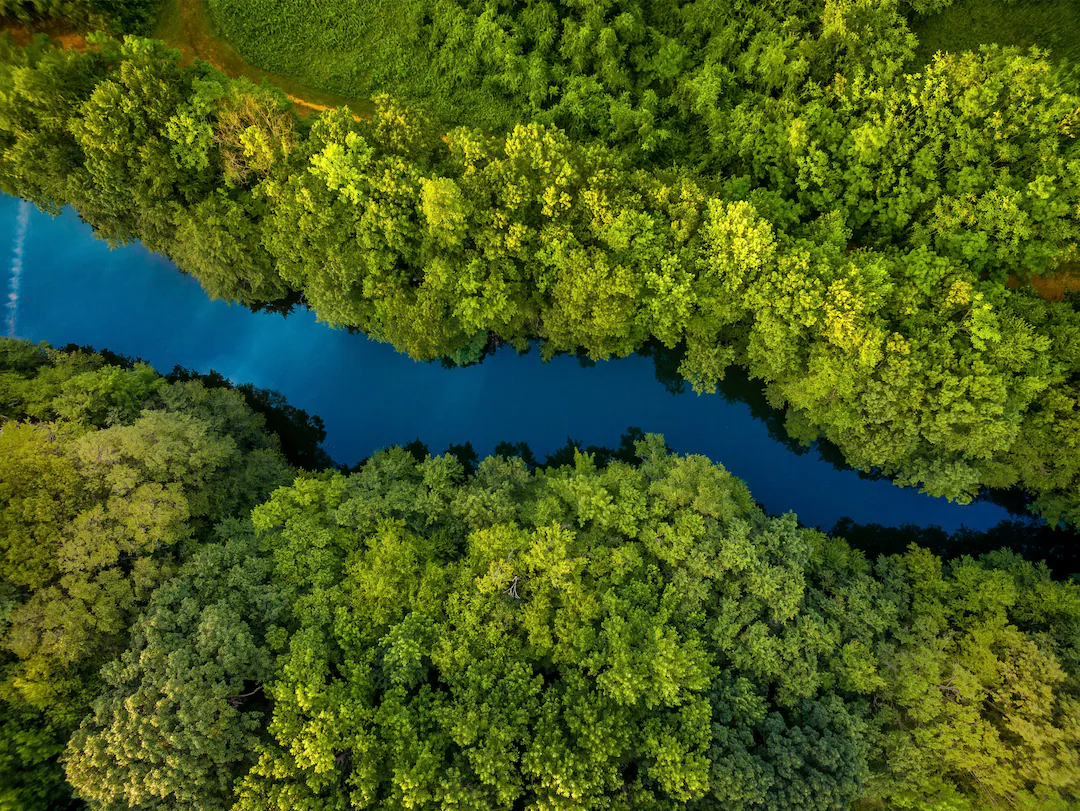
#> input picture mocking examples/mocking_example2.jpg, 1080 x 811 px
$ python -i water_filter.py   (imports and definitions only)
#> lines starting #> are read from the running program, lines starting #| are printed output that depends on the picture; after the words box and inside, x2 and y2 are one past the last pixel; in counts of white or black regions, pixels touching at a corner belong together

import cv2
import numpy as np

def water_detection_mask(img_path: str, min_area_threshold: int = 500) -> np.ndarray:
#> called with img_path = 'mocking examples/mocking_example2.jpg', min_area_threshold = 500
    img = cv2.imread(img_path)
#> img is the input picture: shape (811, 1080, 3); mean B, G, R 28.6, 92.5, 71.2
    hsv = cv2.cvtColor(img, cv2.COLOR_BGR2HSV)
#> hsv: shape (811, 1080, 3); mean H, S, V 45.3, 211.6, 97

    # Color Range
    lower_water = np.array([90, 50, 50])
    upper_water = np.array([140, 255, 255])

    mask_water = cv2.inRange(hsv, lower_water, upper_water)
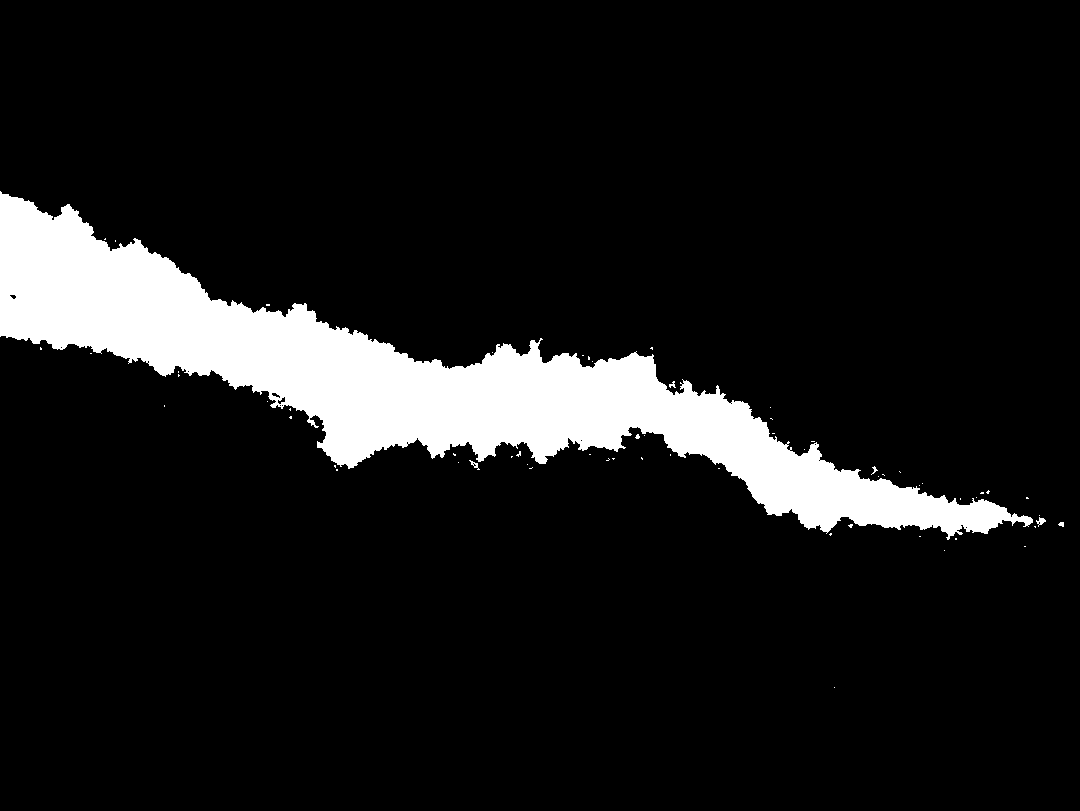
#> mask_water: shape (811, 1080); 9.9% white; 62 white regions (56 under 20 px), largest, box (x1, y1, x2, y2) and area: (0, 191, 1033, 540) 86645, (1036, 517, 1046, 527) 46, (469, 460, 480, 470) 36, (669, 381, 676, 388) 25, (871, 466, 878, 475) 22, (1058, 522, 1064, 527) 22

    # Morphological operations (close small gaps in layer)
    water_kernel_threshold = 12
    water_kernel = np.ones((water_kernel_threshold, water_kernel_threshold), np.uint8)
    closed_water_mask = cv2.morphologyEx(mask_water, cv2.MORPH_CLOSE, water_kernel)
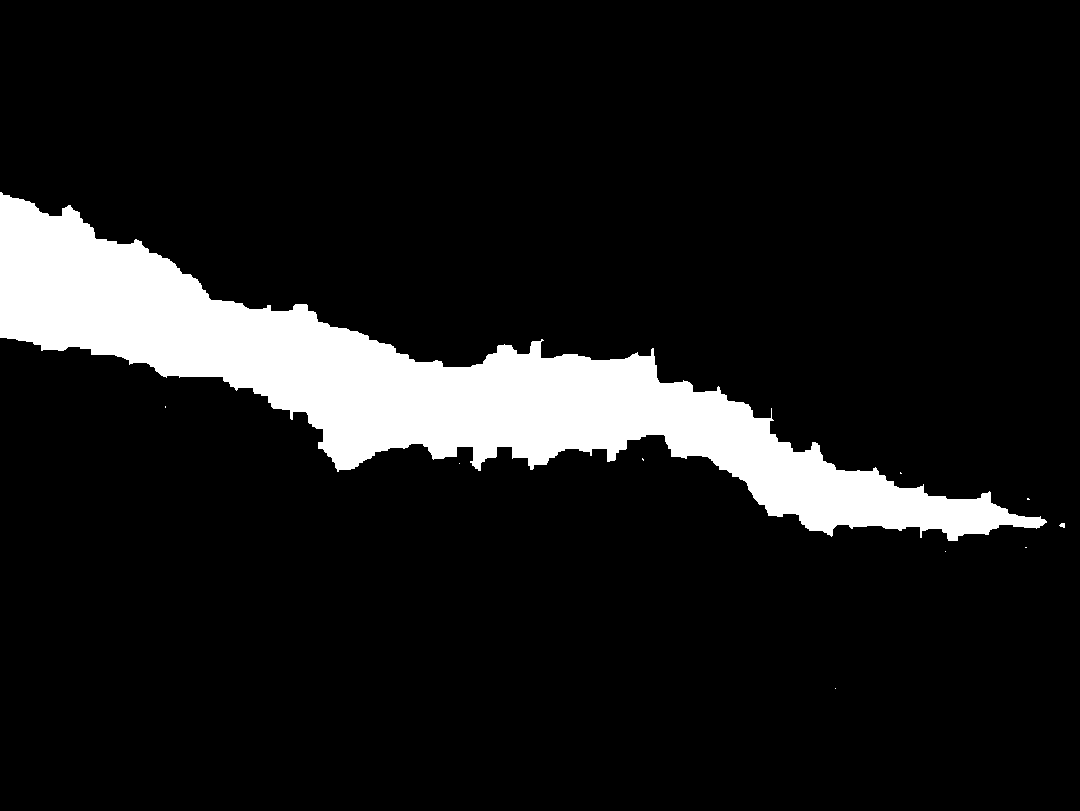
#> closed_water_mask: shape (811, 1080); 10.4% white; 10 white regions (8 under 20 px)

    # Find contours in water segments
    contours, _ = cv2.findContours(closed_water_mask, cv2.RETR_EXTERNAL, cv2.CHAIN_APPROX_SIMPLE)
#> contours = 10 contours, 9 with area under 20; largest, box (x1, y1, x2, y2) and area: (0, 192, 1047, 541) 89908

    # Filter out artifacts (small water areas based on given threshold)
    filtered_water_mask = np.zeros_like(closed_water_mask)
    for cnt in contours:
        if cv2.contourArea(cnt) >= min_area_threshold:
            cv2.drawContours(filtered_water_mask, [cnt], -1, 255, thickness=cv2.FILLED)
#> this loop made 10 passes
#> cnt on passes 1, 2, 3, 5, 6, 7, 8, 9: [[835, 688]], [[945, 551]], [[1025, 547], [1026, 547]], [[1027, 498], [1027, 499], [1029, 499], [1028, 498]], [[900, 472], [900, 473], [901, 473]], [[459, 463]], [[642, 458], [642, 459], [643, 460], [643, 459]], [[165, 406], [165, 407]]
#> filtered_water_mask: shape (811, 1080); 10.4% white; 1 white region, box (x1, y1, x2, y2) and area: (0, 192, 1047, 541) 91370

    return (filtered_water_mask > 0).astype(np.uint8)

>>> result = water_detection_mask('mocking examples/mocking_example2.jpg')

$ run again, on mocking examples/mocking_example1.png
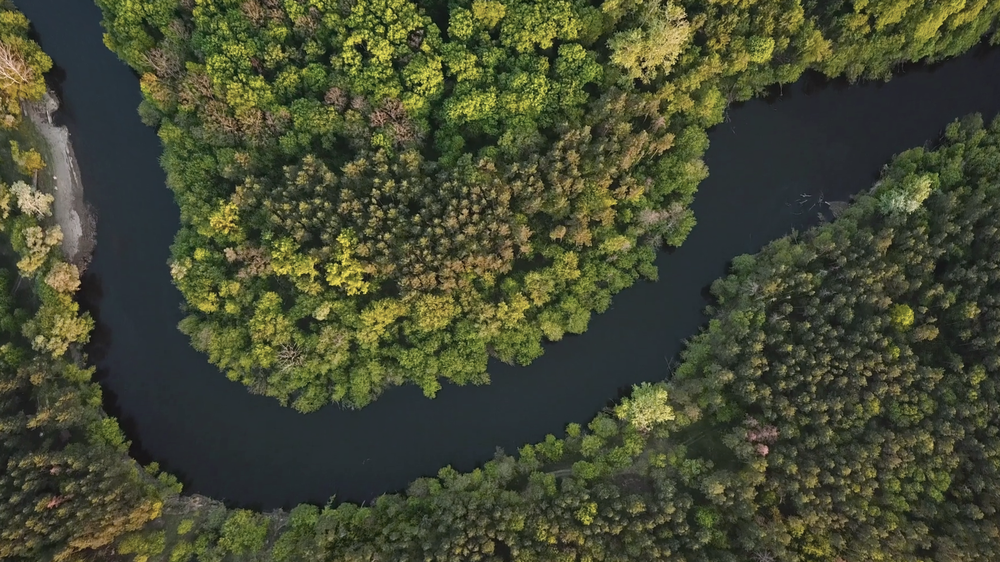
#> input picture mocking examples/mocking_example1.png, 1000 x 562 px, shrunk from 1920 x 1080 before the run
#> in water_detection_mask, img is the input picture: shape (562, 1000, 3); mean B, G, R 50.6, 73.9, 69.3
#> hsv: shape (562, 1000, 3); mean H, S, V 51, 86.7, 76.1
#> in water_detection_mask, `mask_water = cv2.inRange(hsv, lower_water, upper_water)`:
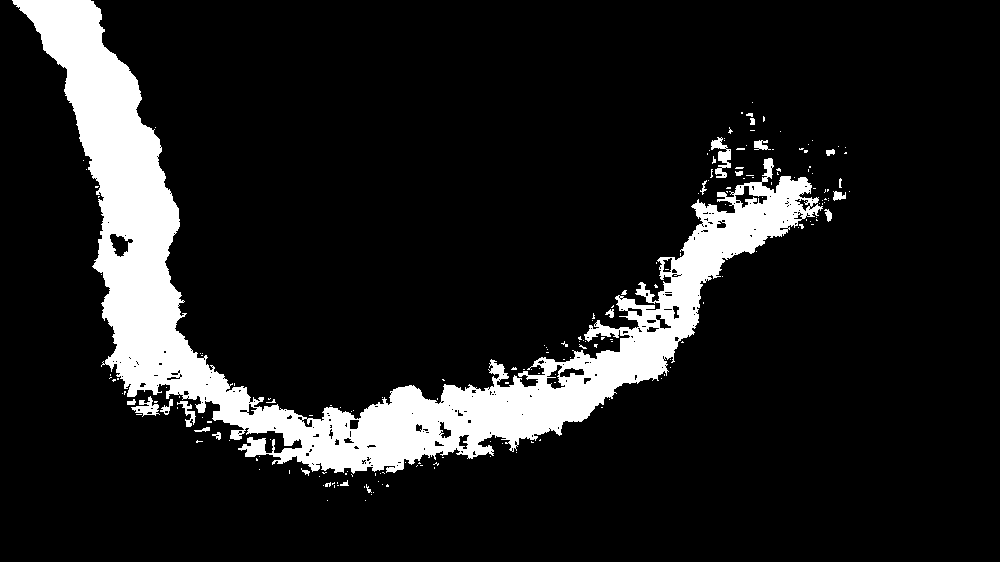
#> mask_water: shape (562, 1000); 11.9% white; 195 white regions (172 under 20 px), largest, box (x1, y1, x2, y2) and area: (12, 0, 823, 474) 64577, (711, 137, 731, 178) 384, (131, 396, 160, 417) 264
#> closed_water_mask: shape (562, 1000); 14.3% white; 10 white regions (7 under 20 px)
#> contours = 10 contours, 8 with area under 20; largest, box (x1, y1, x2, y2) and area: (13, 0, 851, 496) 78996, (827, 147, 848, 157) 96
#> the loop in water_detection_mask, `for cnt in contours:` made 10 passes
#> cnt on passes 1, 2, 3, 6, 7, 8: [[366, 501]], [[328, 501]], [[260, 470]], [[809, 145]], [[813, 141]], [[781, 132]]
#> after the loop in water_detection_mask, `for cnt in contours:`:
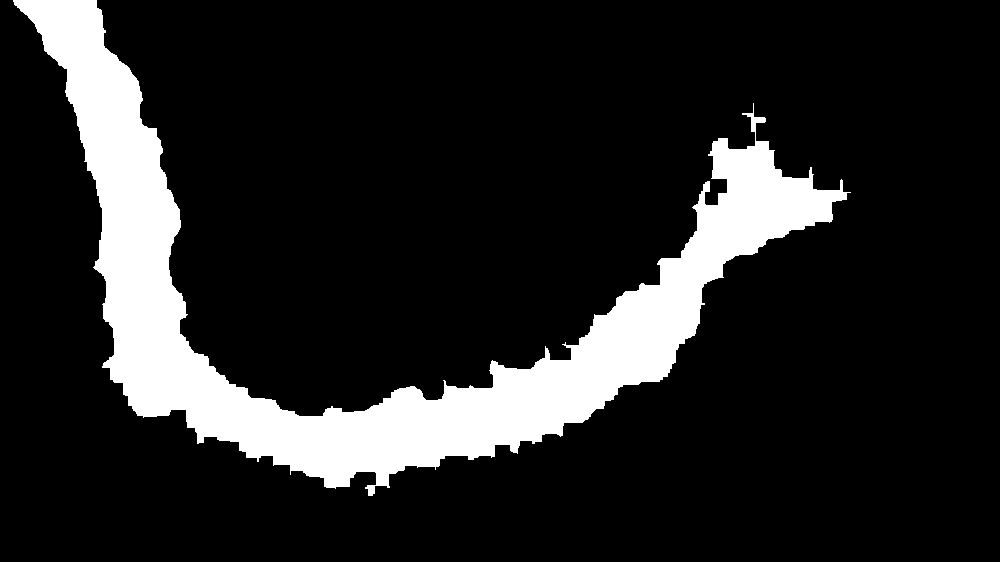
#> filtered_water_mask: shape (562, 1000); 14.4% white; 1 white region, box (x1, y1, x2, y2) and area: (13, 0, 851, 496) 80665

$ run again, on mocking examples/test_input_0.png
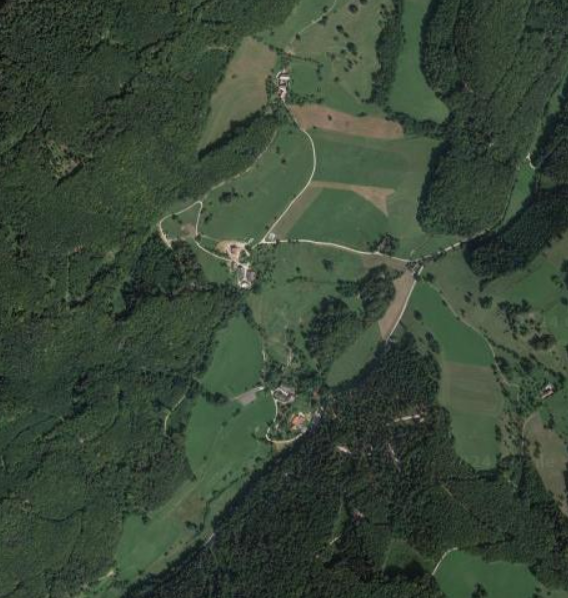
#> input picture mocking examples/test_input_0.png, 568 x 598 px
#> in water_detection_mask, img is the input picture: shape (598, 568, 3); mean B, G, R 56.1, 71.8, 57.3
#> hsv: shape (598, 568, 3); mean H, S, V 59.7, 63.5, 72
#> in water_detection_mask, `mask_water = cv2.inRange(hsv, lower_water, upper_water)`:
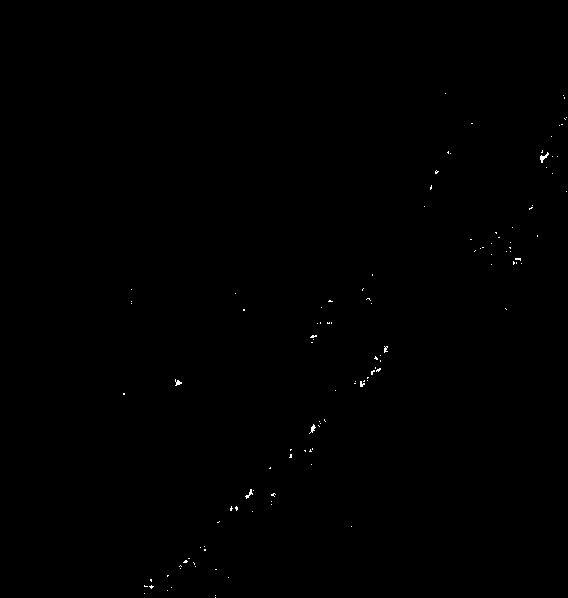
#> mask_water: shape (598, 568); 0.14% white in thin lines or dots, all inside (x1, y1, x2, y2) = (123, 93, 567, 598)
#> in water_detection_mask, `closed_water_mask = cv2.morphologyEx(mask_water, cv2.MORPH_CLOSE, wate..`:
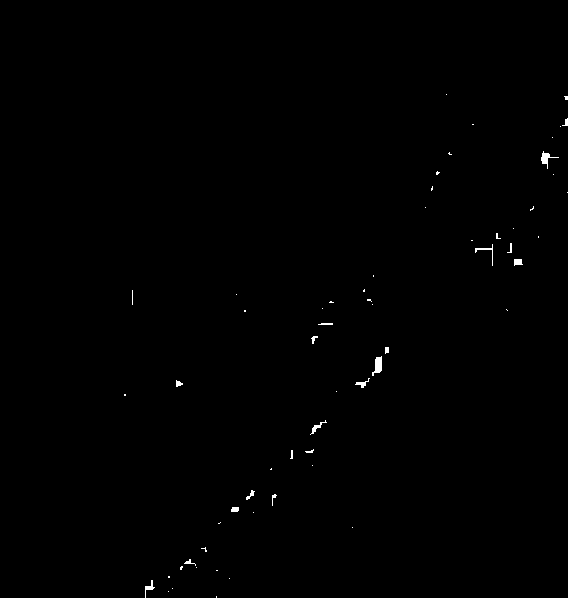
#> closed_water_mask: shape (598, 568); 0.29% white; 61 white regions (44 under 20 px)
#> contours = 61 contours, 51 with area under 20; largest, box (x1, y1, x2, y2) and area: (372, 356, 382, 376) 92, (541, 151, 559, 169) 64, (514, 259, 523, 266) 36, (310, 420, 327, 435) 34, (145, 580, 155, 598) 30
#> the loop in water_detection_mask, `for cnt in contours:` made 61 passes
#> cnt on passes 1, 2, 3, 5, 6, 7, 8, 12: [[216, 596], [216, 597]], [[168, 591]], [[172, 588]], [[229, 578]], [[168, 576], [168, 577], [169, 577], [169, 576]], [[216, 570], [217, 570]], [[196, 567]], [[352, 527]]
